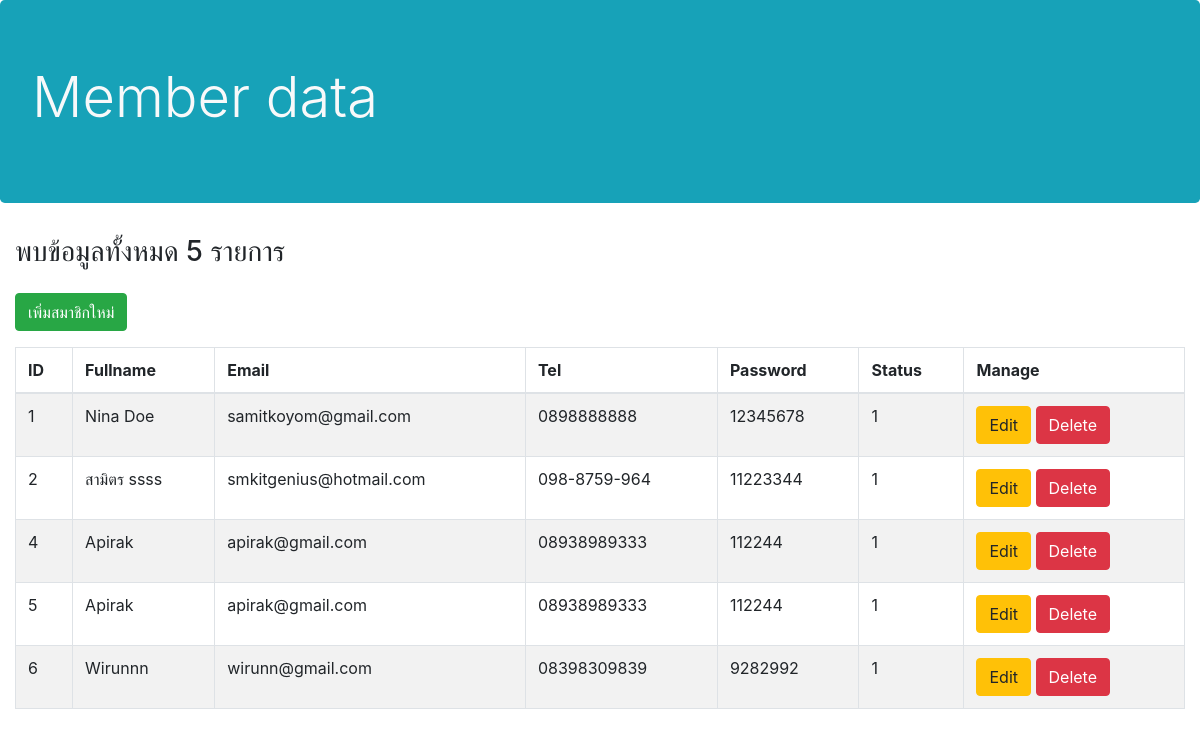
The app's page /read_member.php with its own data.
### tables this page shows
CREATE TABLE `members` (
  `id` int(5) NOT NULL,
  `fullname` varchar(128) NOT NULL,
  `email` varchar(64) NOT NULL,
  `password` varchar(45) NOT NULL,
  `tel` varchar(20) NOT NULL,
  `status` int(1) NOT NULL
);

### read_member.php (the view, shortened to what this page needs)
<?php
require "config/connect_mysql.php";
$sql = "SELECT * FROM members";
$query = mysqli_query($connect, $sql);
$row = mysqli_num_rows($query);
?>
<html lang="en">
<head>
    <link rel="stylesheet" href="bootstrap/css/bootstrap.min.css">
</head>
<body>
    <div class="jumbotron bg-info text-light">
        <h1 class="display-4">Member data</h1>
    </div>
    <div class="container-fluid">
        <?php
        echo "<h3 class='mb-4'>พบข้อมูลทั้งหมด ", $row, " รายการ</h3>";
        echo "<p><a href='create_member.php' class='btn btn-success'>เพิ่มสมาชิกใหม่</a></p>";
        echo "<table class='table table-bordered table-striped'>";
        echo "<thead>";
        echo "<tr>";
        echo "<th>ID</th>";
        echo "<th>Fullname</th>";
        echo "<th>Email</th>";
        echo "<th>Tel</th>";
        echo "<th>Password</th>";
        echo "<th>Status</th>";
        echo "<th>Manage</th>";
        echo "</tr>";
        echo "</thead>";
        echo "<tbody>";
        while ($data = mysqli_fetch_assoc($query)) {
            echo "<tr>";
            echo "<td>", $data["id"], "</td>";
            echo "<td>", $data["fullname"], "</td>";
            echo "<td>", $data["email"], "</td>";
            echo "<td>", $data["tel"], "</td>";
            echo "<td>", $data["password"], "</td>";
            echo "<td>", $data["status"], "</td>";
            echo "<td>
                        <a href='update_member.php?id=", $data["id"], "' class='btn btn-warning'>Edit</a>
                        <a href='delete_member.php?id=", $data["id"], "' class='btn btn-danger'>Delete</a>
                      </td>";
            echo "</tr>";
        }
        echo "</tbody>";
        echo "</table>";
        ?>
    </div>
</body>
</html>

### records on screen
members: id "1", fullname "Nina Doe", email "samitkoyom@gmail.com", tel "0898888888", password "12345678", status "1"
members: id "2", fullname "สามิตร ssss", email "smkitgenius@hotmail.com", tel "098-8759-964", password "11223344", status "1"
members: id "4", fullname "Apirak", email "apirak@gmail.com", tel "08938989333", password "112244", status "1"
members: id "5", fullname "Apirak", email "apirak@gmail.com", tel "08938989333", password "112244", status "1"
members: id "6", fullname "Wirunnn", email "wirunn@gmail.com", tel "08398309839", password "9282992", status "1"

### other values on screen
$row "5"
